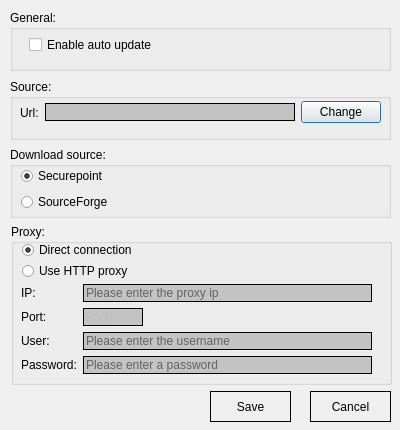
<?xml version="1.0" encoding="UTF-8"?>
<ui version="4.0">
 <class>FrmUpdateSettings</class>
 <widget class="QDialog" name="FrmUpdateSettings">
  <property name="geometry">
   <rect>
    <x>0</x>
    <y>0</y>
    <width>400</width>
    <height>430</height>
   </rect>
  </property>
  <property name="windowTitle">
   <string>Update settings</string>
  </property>
  <widget class="QGroupBox" name="groupBox">
   <property name="geometry">
    <rect>
     <x>10</x>
     <y>10</y>
     <width>381</width>
     <height>61</height>
    </rect>
   </property>
   <property name="title">
    <string>General:</string>
   </property>
   <widget class="QCheckBox" name="cbAutoUpdate">
    <property name="geometry">
     <rect>
      <x>19</x>
      <y>26</y>
      <width>341</width>
      <height>17</height>
     </rect>
    </property>
    <property name="styleSheet">
     <string notr="true">QCheckBox { 
spacing: 5px;
}

QCheckBox::indicator {
width: 13px;
height: 13px;
}

QCheckBox::indicator:unchecked:disabled {
image: url(:/images/styles/checkbox_unchecked_dis.png);
}

QCheckBox::indicator:checked:disabled {
image: url(:/images/styles/checkbox_checked_dis.png);
}

QCheckBox::indicator:unchecked:enabled {
image: url(:/images/styles/checkbox_unchecked.png);
}

QCheckBox::indicator:checked:enabled {
image: url(:/images/styles/checkbox_checked.png);
}

QCheckBox::indicator:unchecked:enabled:hover {
image: url(:/images/styles/checkbox_unchecked_hover.png);
}

QCheckBox::indicator:checked:enabled:hover {
image: url(:/images/styles/checkbox_checked_hover.png);
}
</string>
    </property>
    <property name="text">
     <string>Enable auto update</string>
    </property>
   </widget>
  </widget>
  <widget class="QGroupBox" name="groupBox_2">
   <property name="geometry">
    <rect>
     <x>10</x>
     <y>79</y>
     <width>381</width>
     <height>61</height>
    </rect>
   </property>
   <property name="title">
    <string>Source:</string>
   </property>
   <widget class="QWidget" name="horizontalLayoutWidget">
    <property name="geometry">
     <rect>
      <x>10</x>
      <y>21</y>
      <width>361</width>
      <height>25</height>
     </rect>
    </property>
    <layout class="QHBoxLayout" name="horizontalLayout">
     <item>
      <widget class="QLabel" name="label">
       <property name="text">
        <string>Url:</string>
       </property>
      </widget>
     </item>
     <item>
      <widget class="QLineEdit" name="txtSource">
       <property name="enabled">
        <bool>false</bool>
       </property>
       <property name="styleSheet">
        <string notr="true">:enabled {border: 1px solid black; background-color: rgb(255, 255, 255);}
:disabled {border: 1px solid black; background-color: rgb(195, 195, 195);}
:hover {border: 1px solid red; }</string>
       </property>
      </widget>
     </item>
     <item>
      <widget class="QPushButton" name="cmdCangeSource">
       <property name="text">
        <string>Change</string>
       </property>
      </widget>
     </item>
    </layout>
   </widget>
  </widget>
  <widget class="QGroupBox" name="groupBox_3">
   <property name="geometry">
    <rect>
     <x>11</x>
     <y>224</y>
     <width>381</width>
     <height>161</height>
    </rect>
   </property>
   <property name="title">
    <string>Proxy:</string>
   </property>
   <widget class="QWidget" name="gridLayoutWidget">
    <property name="geometry">
     <rect>
      <x>10</x>
      <y>18</y>
      <width>351</width>
      <height>132</height>
     </rect>
    </property>
    <layout class="QGridLayout" name="gridLayout">
     <item row="0" column="0">
      <widget class="QRadioButton" name="cbDirectConnection">
       <property name="styleSheet">
        <string notr="true">QRadioButton { 
spacing: 5px;
}

QRadioButton::indicator {
width: 13px;
height: 13px;
}

QRadioButton::indicator::unchecked:enabled {
image: url(:/images/styles/radiobutton_unchecked.png);
}

QRadioButton::indicator::checked:enabled {
image: url(:/images/styles/radiobutton_checked.png);
}

QRadioButton::indicator::unchecked:disabled {
image: url(:/images/styles/radiobutton_unchecked_dis.png);
}

QRadioButton::indicator::checked:disabled {
image: url(:/images/styles/radiobutton_checked_dis.png);
}</string>
       </property>
       <property name="text">
        <string>Direct connection</string>
       </property>
       <property name="checked">
        <bool>true</bool>
       </property>
      </widget>
     </item>
     <item row="1" column="0">
      <widget class="QRadioButton" name="cbUseProxy">
       <property name="styleSheet">
        <string notr="true">QRadioButton { 
spacing: 5px;
}

QRadioButton::indicator {
width: 13px;
height: 13px;
}

QRadioButton::indicator::unchecked:enabled {
image: url(:/images/styles/radiobutton_unchecked.png);
}

QRadioButton::indicator::checked:enabled {
image: url(:/images/styles/radiobutton_checked.png);
}

QRadioButton::indicator::unchecked:disabled {
image: url(:/images/styles/radiobutton_unchecked_dis.png);
}

QRadioButton::indicator::checked:disabled {
image: url(:/images/styles/radiobutton_checked_dis.png);
}</string>
       </property>
       <property name="text">
        <string>Use HTTP proxy</string>
       </property>
      </widget>
     </item>
     <item row="2" column="0">
      <layout class="QGridLayout" name="gridLayout_2">
       <item row="0" column="0">
        <widget class="QLabel" name="label_2">
         <property name="minimumSize">
          <size>
           <width>25</width>
           <height>0</height>
          </size>
         </property>
         <property name="text">
          <string>IP:</string>
         </property>
        </widget>
       </item>
       <item row="0" column="1">
        <widget class="QLineEdit" name="txtIp">
         <property name="enabled">
          <bool>false</bool>
         </property>
         <property name="styleSheet">
          <string notr="true">:enabled {border: 1px solid black; background-color: rgb(255, 255, 255);}
:disabled {border: 1px solid black; background-color: rgb(195, 195, 195);}
:hover {border: 1px solid red; }</string>
         </property>
         <property name="placeholderText">
          <string>Please enter the proxy ip</string>
         </property>
        </widget>
       </item>
       <item row="1" column="0">
        <widget class="QLabel" name="label_3">
         <property name="text">
          <string>Port:</string>
         </property>
        </widget>
       </item>
       <item row="1" column="1">
        <widget class="QLineEdit" name="txtpPort">
         <property name="enabled">
          <bool>false</bool>
         </property>
         <property name="maximumSize">
          <size>
           <width>60</width>
           <height>16777215</height>
          </size>
         </property>
         <property name="styleSheet">
          <string notr="true">:enabled {border: 1px solid black; background-color: rgb(255, 255, 255);}
:disabled {border: 1px solid black; background-color: rgb(195, 195, 195);}
:hover {border: 1px solid red; }</string>
         </property>
         <property name="text">
          <string>8080</string>
         </property>
        </widget>
       </item>
       <item row="2" column="0">
        <widget class="QLabel" name="label_4">
         <property name="text">
          <string>User:</string>
         </property>
        </widget>
       </item>
       <item row="3" column="0">
        <widget class="QLabel" name="label_5">
         <property name="text">
          <string>Password:</string>
         </property>
        </widget>
       </item>
       <item row="2" column="1">
        <widget class="QLineEdit" name="txtProxyUser">
         <property name="enabled">
          <bool>false</bool>
         </property>
         <property name="styleSheet">
          <string notr="true">:enabled {border: 1px solid black; background-color: rgb(255, 255, 255);}
:disabled {border: 1px solid black; background-color: rgb(195, 195, 195);}
:hover {border: 1px solid red; }</string>
         </property>
         <property name="placeholderText">
          <string>Please enter the username</string>
         </property>
        </widget>
       </item>
       <item row="3" column="1">
        <widget class="QLineEdit" name="txtProxyPassword">
         <property name="enabled">
          <bool>false</bool>
         </property>
         <property name="styleSheet">
          <string notr="true">:enabled {border: 1px solid black; background-color: rgb(255, 255, 255);}
:disabled {border: 1px solid black; background-color: rgb(195, 195, 195);}
:hover {border: 1px solid red; }</string>
         </property>
         <property name="echoMode">
          <enum>QLineEdit::Password</enum>
         </property>
         <property name="placeholderText">
          <string>Please enter a password</string>
         </property>
        </widget>
       </item>
      </layout>
     </item>
    </layout>
   </widget>
  </widget>
  <widget class="QPushButton" name="cmdCancel">
   <property name="geometry">
    <rect>
     <x>310</x>
     <y>391</y>
     <width>81</width>
     <height>31</height>
    </rect>
   </property>
   <property name="styleSheet">
    <string notr="true">:enabled {border: 1px solid black}
:disabled {border: 1px solid black}
:hover {background-color: rgb(195, 195, 195);}</string>
   </property>
   <property name="text">
    <string>Cancel</string>
   </property>
   <property name="icon">
    <iconset resource="systray.qrc">
     <normaloff>:/images/close_dialog.png</normaloff>:/images/close_dialog.png</iconset>
   </property>
  </widget>
  <widget class="QPushButton" name="cmdSave">
   <property name="geometry">
    <rect>
     <x>210</x>
     <y>391</y>
     <width>81</width>
     <height>31</height>
    </rect>
   </property>
   <property name="styleSheet">
    <string notr="true">:enabled {border: 1px solid black}
:disabled {border: 1px solid black}
:hover {background-color: rgb(195, 195, 195);}</string>
   </property>
   <property name="text">
    <string>Save</string>
   </property>
   <property name="icon">
    <iconset resource="systray.qrc">
     <normaloff>:/images/export.png</normaloff>:/images/export.png</iconset>
   </property>
  </widget>
  <widget class="QGroupBox" name="groupBox_4">
   <property name="geometry">
    <rect>
     <x>10</x>
     <y>147</y>
     <width>381</width>
     <height>71</height>
    </rect>
   </property>
   <property name="title">
    <string>Download source:</string>
   </property>
   <widget class="QWidget" name="gridLayoutWidget_2">
    <property name="geometry">
     <rect>
      <x>10</x>
      <y>16</y>
      <width>361</width>
      <height>51</height>
     </rect>
    </property>
    <layout class="QGridLayout" name="gridLayout_3">
     <item row="0" column="0">
      <widget class="QRadioButton" name="rbUseSecurepoint">
       <property name="styleSheet">
        <string notr="true">QRadioButton { 
spacing: 5px;
}

QRadioButton::indicator {
width: 13px;
height: 13px;
}

QRadioButton::indicator::unchecked:enabled {
image: url(:/images/styles/radiobutton_unchecked.png);
}

QRadioButton::indicator::checked:enabled {
image: url(:/images/styles/radiobutton_checked.png);
}

QRadioButton::indicator::unchecked:disabled {
image: url(:/images/styles/radiobutton_unchecked_dis.png);
}

QRadioButton::indicator::checked:disabled {
image: url(:/images/styles/radiobutton_checked_dis.png);
}</string>
       </property>
       <property name="text">
        <string>Securepoint</string>
       </property>
       <property name="checked">
        <bool>true</bool>
       </property>
      </widget>
     </item>
     <item row="1" column="0">
      <widget class="QRadioButton" name="rbUseSourceForge">
       <property name="styleSheet">
        <string notr="true">QRadioButton { 
spacing: 5px;
}

QRadioButton::indicator {
width: 13px;
height: 13px;
}

QRadioButton::indicator::unchecked:enabled {
image: url(:/images/styles/radiobutton_unchecked.png);
}

QRadioButton::indicator::checked:enabled {
image: url(:/images/styles/radiobutton_checked.png);
}

QRadioButton::indicator::unchecked:disabled {
image: url(:/images/styles/radiobutton_unchecked_dis.png);
}

QRadioButton::indicator::checked:disabled {
image: url(:/images/styles/radiobutton_checked_dis.png);
}</string>
       </property>
       <property name="text">
        <string>SourceForge</string>
       </property>
      </widget>
     </item>
    </layout>
   </widget>
  </widget>
 </widget>
 <resources>
  <include location="systray.qrc"/>
 </resources>
 <connections/>
</ui>
